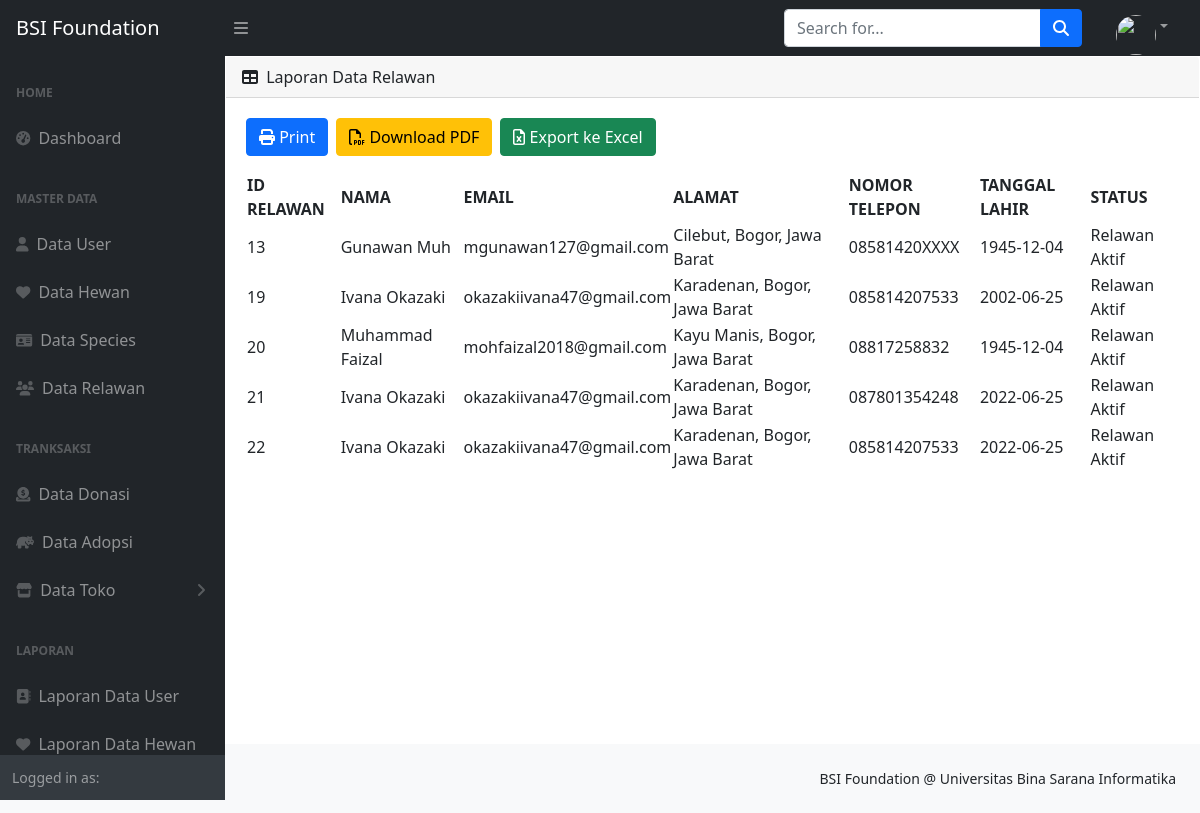
Page /index.php/laporan/LaporanDataRelawan on the committed database.
### tables this page shows
CREATE TABLE `relawan` (
  `id` int(11) NOT NULL,
  `nama` varchar(128) NOT NULL,
  `email` varchar(128) NOT NULL,
  `alamat` varchar(256) NOT NULL,
  `no_telepon` varchar(15) NOT NULL,
  `tanggal_lahir` date NOT NULL,
  `tanggal_input` int(11) NOT NULL,
  `status_relawan` enum('Calon Relawan','Relawan Aktif') NOT NULL,
  `image` varchar(256) NOT NULL
);

### application/controllers/Laporan.php (called while the page is built, shortened)
<?php
class Laporan extends CI_Controller
{
    public function LaporanDataRelawan(){
        $data['judul'] = 'Laporan Data Relawan';
        $data['user'] = $this->ModelUser->cekData(['email' => $this->session->userdata('email')])->row_array();
        $data['relawan'] = $this->ModelRelawan->cekData()->result();
        $this->load->view('admin/templates/header', $data);
        $this->load->view('admin/templates/sidebar', $data);
        $this->load->view('admin/templates/topbar', $data);
        $this->load->view('admin/laporan/laporan_data_relawan', $data);
        $this->load->view('admin/templates/footer', $data);
    }
}

### index.php (called while the page is built, shortened)
<?php
require_once BASEPATH.'core/CodeIgniter.php';

### application/models/ModelRelawan.php (called while the page is built, shortened)
<?php
class ModelRelawan extends CI_Model
{
    public function cekData()
    {
        return $this->db->get('relawan');
    }
}

### application/views/admin/laporan/laporan_data_relawan.php (the view)
<div id="layoutSidenav_content">
    <main>
        <div class="card mb-4">
                <div class="card-header">
                    <i class="fas fa-table me-1"></i>
                    Laporan Data Relawan
                </div>
                <div class="card-body">
                    <table id="datatablesSimple">
                    <a href="<?= base_url('laporan/cetak_laporan_relawan'); ?>" class="btn btn-primary me-2 mb-3"><i class="fas fa-print"></i> Print </a>
                    <a href="<?= base_url('laporan/pdf_relawan'); ?>" class="btn btn-warning me-2 mb-3"><i class="far fa-file-pdf"></i> Download PDF</a>
                    <a href="<?= base_url('laporan/excel_relawan'); ?>" class="btn btn-success mb-3"><i class="far fa-file-excel"></i> Export ke Excel</a>
                        <thead>
                            <tr>
                                <th>ID RELAWAN</th>
                                <th>NAMA</th>
                                <th>EMAIL</th>
                                <th>ALAMAT</th>
                                <th>NOMOR TELEPON</th>
                                <th>TANGGAL LAHIR</th>
                                <th>STATUS</th>
                            </tr>
                        </thead>
                        <tbody>
                            <?php
                            foreach ($relawan as $m) : ?>
                            <tr>
                                <td><?php echo $m->id ?></td>
                                <td><?php echo $m->nama ?></td>
                                <td><?php echo $m->email ?></td>
                                <td><?php echo $m->alamat ?></td>
                                <td><?php echo $m->no_telepon ?></td>
                                <td><?php echo $m->tanggal_lahir ?></td>
                                <td><?php echo $m->status_relawan ?></td>
                            </tr>
                            <?php endforeach; ?>
                        </tbody>
                    </table>
                </div>
        </div>
    </main>
</div>
</div>

### rows in the picture
relawan: id "13", nama "Gunawan Muh", email "mgunawan127@gmail.com", alamat "Cilebut, Bogor, Jawa Barat", no_telepon "08581420XXXX", tanggal_lahir "1945-12-04", status_relawan "Relawan Aktif"
relawan: id "19", nama "Ivana Okazaki", email "okazakiivana47@gmail.com", alamat "Karadenan, Bogor, Jawa Barat", no_telepon "085814207533", tanggal_lahir "2002-06-25", status_relawan "Relawan Aktif"
relawan: id "20", nama "Muhammad Faizal", email "mohfaizal2018@gmail.com", alamat "Kayu Manis, Bogor, Jawa Barat", no_telepon "08817258832", tanggal_lahir "1945-12-04", status_relawan "Relawan Aktif"
relawan: id "21", nama "Ivana Okazaki", email "okazakiivana47@gmail.com", alamat "Karadenan, Bogor, Jawa Barat", no_telepon "087801354248", tanggal_lahir "2022-06-25", status_relawan "Relawan Aktif"
relawan: id "22", nama "Ivana Okazaki", email "okazakiivana47@gmail.com", alamat "Karadenan, Bogor, Jawa Barat", no_telepon "085814207533", tanggal_lahir "2022-06-25", status_relawan "Relawan Aktif"
